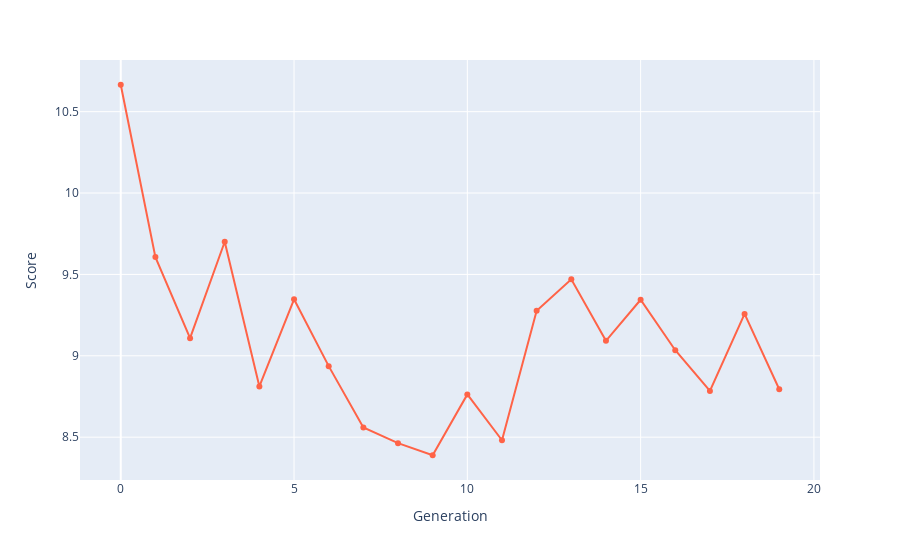

This figure's notebook cell:
### Code cell
bestRankDF = pd.DataFrame(bestRank, columns=['Score', 'Schedule'])
bestRank
bestRankDF['Generation'] = bestRankDF.index.values
fig = px.line(bestRankDF, x='Generation', y='Score',
              hover_data=['Schedule'], markers=True)
fig.update_traces(line_color='Tomato')
fig.show()
fileName = f'p{popSize}g{generations}n{nSwaps}.html'
fig.write_html(f'charts/{fileName}', include_plotlyjs="cdn")

### Figure 1 — Plotly figure (JSON) as saved in the notebook; plotly's stock layout.template omitted (floating-point values rounded to 4 significant figures; data arrays with more than 128 entries replaced by an {"elided": "..."} marker saying what was removed)
{"data": [{"customdata": {"elided": "20x1x48 int values"}, "hovertemplate": "Generation=%{x}<br>Score=%{y}<br>Schedule=%{customdata[0]}<extra></extra>", "legendgroup": "", "line": {"color": "Tomato", "dash": "solid"}, "marker": {"symbol": "circle"}, "mode": "markers+lines", "name": "", "orientation": "v", "showlegend": false, "type": "scatter", "x": [0, 1, 2, 3, 4, 5, 6, 7, 8, 9, 10, 11, 12, 13, 14, 15, 16, 17, 18, 19], "xaxis": "x", "y": [10.67, 9.606, 9.108, 9.701, 8.812, 9.347, 8.936, 8.56, 8.463, 8.389, 8.763, 8.481, 9.277, 9.47, 9.092, 9.344, 9.034, 8.784, 9.257, 8.794], "yaxis": "y"}], "layout": {"legend": {"tracegroupgap": 0}, "margin": {"t": 60}, "xaxis": {"anchor": "y", "domain": [0, 1], "title": {"text": "Generation"}}, "yaxis": {"anchor": "x", "domain": [0, 1], "title": {"text": "Score"}}}}
